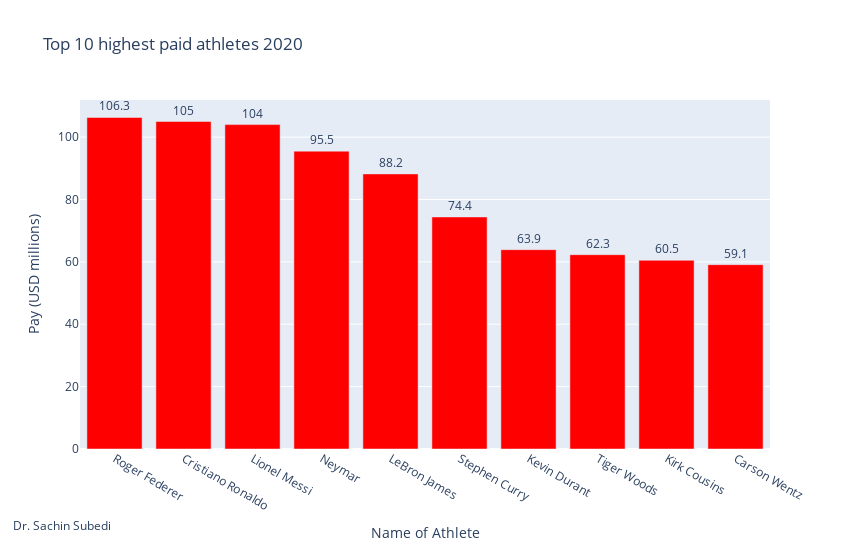

Here is the notebook cell this chart was saved with:
### Code cell
# Bar plot of top 10 highest earning athletes in 2020
fig = px.bar(
    sorted_D2,
    x = "Name",
    y = "Pay (USD millions)",
    title= "Top 10 highest paid athletes 2020",
   color_discrete_sequence=["red"], 
    height=550,
    width=850,
    text='Pay (USD millions)'

)
fig.update_traces(texttemplate='%{text:.2.5s}', textposition='outside')
fig.update_layout(uniformtext_minsize=10, uniformtext_mode='hide')


fig.update_layout(
    annotations=[
        dict(
            x=-0.1,
            y=-0.25,
            showarrow=False,
            text="Dr. Sachin Subedi",
            xref="paper",
            yref="paper",
            )
            ,   
    ],

)


fig.update_xaxes(title_text="Name of Athlete")

fig.update_yaxes(title_text="Pay (USD millions)")

fig.show()

### Figure 1 — Plotly figure (JSON) as saved in the notebook; plotly's stock layout.template omitted (floating-point values rounded to 4 significant figures)
{"data": [{"alignmentgroup": "True", "hovertemplate": "Name=%{x}<br>Pay (USD millions)=%{text}<extra></extra>", "legendgroup": "", "marker": {"color": "red", "pattern": {"shape": ""}}, "name": "", "offsetgroup": "", "orientation": "v", "showlegend": false, "text": [106.3, 105, 104, 95.5, 88.2, 74.4, 63.9, 62.3, 60.5, 59.1], "textposition": "outside", "texttemplate": "%{text:.2.5s}", "type": "bar", "x": ["Roger Federer", "Cristiano Ronaldo", "Lionel Messi", "Neymar", "LeBron James", "Stephen Curry", "Kevin Durant", "Tiger Woods", "Kirk Cousins", "Carson Wentz"], "xaxis": "x", "y": [106.3, 105, 104, 95.5, 88.2, 74.4, 63.9, 62.3, 60.5, 59.1], "yaxis": "y"}], "layout": {"annotations": [{"showarrow": false, "text": "Dr. Sachin Subedi", "x": -0.1, "xref": "paper", "y": -0.25, "yref": "paper"}], "barmode": "relative", "height": 550, "legend": {"tracegroupgap": 0}, "title": {"text": "Top 10 highest paid athletes 2020"}, "uniformtext": {"minsize": 10, "mode": "hide"}, "width": 850, "xaxis": {"anchor": "y", "domain": [0, 1], "title": {"text": "Name of Athlete"}}, "yaxis": {"anchor": "x", "domain": [0, 1], "title": {"text": "Pay (USD millions)"}}}}
